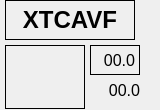
   <widget class="QFrame" name="area_XTCAVF">
    <property name="geometry">
     <rect>
      <x>1125</x>
      <y>500</y>
      <width>160</width>
      <height>110</height>
     </rect>
    </property>
    <property name="frameShape">
     <enum>QFrame::NoFrame</enum>
    </property>
    <property name="frameShadow">
     <enum>QFrame::Plain</enum>
    </property>
    <widget class="QLabel" name="label_XTCAVF">
     <property name="geometry">
      <rect>
       <x>5</x>
       <y>0</y>
       <width>130</width>
       <height>40</height>
      </rect>
     </property>
     <property name="font">
      <font>
       <pointsize>18</pointsize>
       <weight>75</weight>
       <bold>true</bold>
      </font>
     </property>
     <property name="frameShape">
      <enum>QFrame::Box</enum>
     </property>
     <property name="text">
      <string>XTCAVF</string>
     </property>
     <property name="alignment">
      <set>Qt::AlignCenter</set>
     </property>
    </widget>
    <widget class="QFrame" name="cont_XTCAVF">
     <property name="geometry">
      <rect>
       <x>5</x>
       <y>45</y>
       <width>80</width>
       <height>64</height>
      </rect>
     </property>
     <property name="frameShape">
      <enum>QFrame::Box</enum>
     </property>
     <property name="frameShadow">
      <enum>QFrame::Plain</enum>
     </property>
    </widget>
    <widget class="PyDMLabel" name="pwr_gun_7">
     <property name="geometry">
      <rect>
       <x>90</x>
       <y>45</y>
       <width>50</width>
       <height>30</height>
      </rect>
     </property>
     <property name="maximumSize">
      <size>
       <width>50</width>
       <height>30</height>
      </size>
     </property>
     <property name="font">
      <font>
       <pointsize>12</pointsize>
      </font>
     </property>
     <property name="toolTip">
      <string/>
     </property>
     <property name="styleSheet">
      <string notr="true">PyDMLabel {
  border-radius: 2px;
}
PyDMLabel[alarmSensitiveBorder=&quot;true&quot;][alarmSeverity=&quot;0&quot;] {
  background-color: rgb(0,0,10);
  color: rgb(0,255,0);
}

PyDMLabel[alarmSensitiveBorder=&quot;true&quot;][alarmSeverity=&quot;1&quot;] {
  background-color: rgb(0,0,10);
  color: rgb(255,255,0);
}

PyDMLabel[alarmSensitiveBorder=&quot;true&quot;][alarmSeverity=&quot;2&quot;] {
  background-color: rgb(255,0,0);
  color: rgb(255,255,255);
}

PyDMLabel[alarmSensitiveBorder=&quot;true&quot;][alarmSeverity=&quot;3&quot;] {
  background-color: rgb(192,0,255);
  color: rgb(255,255,0);
}

PyDMLabel[alarmSensitiveBorder=&quot;true&quot;][alarmSeverity=&quot;4&quot;] {
  color: rgb(218,218,218);
  background-color: rgb(25,25,25);
}</string>
     </property>
     <property name="frameShape">
      <enum>QFrame::Box</enum>
     </property>
     <property name="frameShadow">
      <enum>QFrame::Plain</enum>
     </property>
     <property name="text">
      <string>00.0</string>
     </property>
     <property name="alignment">
      <set>Qt::AlignRight|Qt::AlignTrailing|Qt::AlignVCenter</set>
     </property>
     <property name="precision" stdset="0">
      <number>1</number>
     </property>
     <property name="showUnits" stdset="0">
      <bool>false</bool>
     </property>
     <property name="precisionFromPV" stdset="0">
      <bool>false</bool>
     </property>
     <property name="alarmSensitiveContent" stdset="0">
      <bool>false</bool>
     </property>
     <property name="alarmSensitiveBorder" stdset="0">
      <bool>true</bool>
     </property>
     <property name="PyDMToolTip" stdset="0">
      <string/>
     </property>
     <property name="channel" stdset="0">
      <string>TCAV:LI20:2400:S_AV</string>
     </property>
     <property name="enableRichText" stdset="0">
      <bool>false</bool>
     </property>
    </widget>
    <widget class="PyDMLabel" name="phi_gun_7">
     <property name="geometry">
      <rect>
       <x>90</x>
       <y>75</y>
       <width>50</width>
       <height>30</height>
      </rect>
     </property>
     <property name="maximumSize">
      <size>
       <width>50</width>
       <height>30</height>
      </size>
     </property>
     <property name="font">
      <font>
       <pointsize>12</pointsize>
      </font>
     </property>
     <property name="toolTip">
      <string/>
     </property>
     <property name="styleSheet">
      <string notr="true">PyDMLabel {
  border-radius: 5px;
}
PyDMLabel[alarmSensitiveBorder=&quot;true&quot;][alarmSeverity=&quot;0&quot;] {
  background-color: rgb(0,0,10);
  color: rgb(0,255,0);
}

PyDMLabel[alarmSensitiveBorder=&quot;true&quot;][alarmSeverity=&quot;1&quot;] {
  background-color: rgb(0,0,10);
  color: rgb(255,255,0);
}

PyDMLabel[alarmSensitiveBorder=&quot;true&quot;][alarmSeverity=&quot;2&quot;] {
  background-color: rgb(255,0,0);
  color: rgb(255,255,255);
}

PyDMLabel[alarmSensitiveBorder=&quot;true&quot;][alarmSeverity=&quot;3&quot;] {
  background-color: rgb(192,0,255);
  color: rgb(255,255,0);
}

PyDMLabel[alarmSensitiveBorder=&quot;true&quot;][alarmSeverity=&quot;4&quot;] {
  color: rgb(218,218,218);
  background-color: rgb(25,25,25);
}</string>
     </property>
     <property name="text">
      <string>00.0</string>
     </property>
     <property name="alignment">
      <set>Qt::AlignRight|Qt::AlignTrailing|Qt::AlignVCenter</set>
     </property>
     <property name="precision" stdset="0">
      <number>1</number>
     </property>
     <property name="showUnits" stdset="0">
      <bool>false</bool>
     </property>
     <property name="precisionFromPV" stdset="0">
      <bool>false</bool>
     </property>
     <property name="alarmSensitiveContent" stdset="0">
      <bool>true</bool>
     </property>
     <property name="alarmSensitiveBorder" stdset="0">
      <bool>true</bool>
     </property>
     <property name="PyDMToolTip" stdset="0">
      <string/>
     </property>
     <property name="channel" stdset="0">
      <string>TCAV:LI20:2400:S_PV</string>
     </property>
     <property name="enableRichText" stdset="0">
      <bool>false</bool>
     </property>
    </widget>
   </widget>
